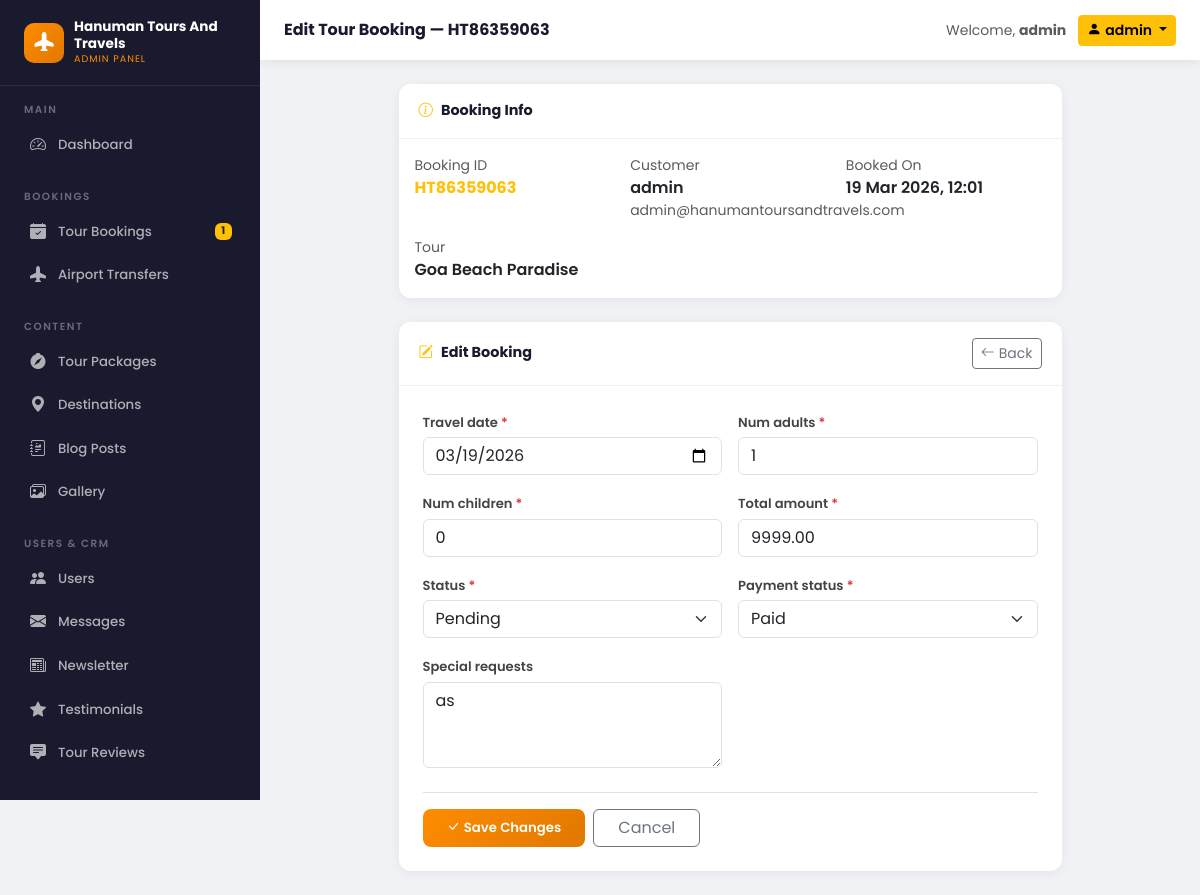
/panel/bookings/tours/1/edit/ (signed in), run on the app's committed database.
### bookings/models.py (models this page shows, shortened)
class Booking(models.Model):
    STATUS_CHOICES = [
        ('pending', 'Pending'),
        ('confirmed', 'Confirmed'),
        ('cancelled', 'Cancelled'),
        ('completed', 'Completed'),
    ]
    PAYMENT_STATUS = [
        ('unpaid', 'Unpaid'),
        ('partial', 'Partial'),
        ('paid', 'Paid'),
        ('refunded', 'Refunded'),
    ]
    booking_id = models.CharField(max_length=20, unique=True, editable=False)
    user = models.ForeignKey(User, on_delete=models.CASCADE, related_name='bookings')
    tour = models.ForeignKey(TourPackage, on_delete=models.CASCADE, related_name='bookings')
    travel_date = models.DateField()
    num_adults = models.PositiveIntegerField(default=1)
    num_children = models.PositiveIntegerField(default=0)
    total_amount = models.DecimalField(max_digits=12, decimal_places=2)
    status = models.CharField(max_length=20, choices=STATUS_CHOICES, default='pending')
    payment_status = models.CharField(max_length=20, choices=PAYMENT_STATUS, default='unpaid')
    payment_id = models.CharField(max_length=200, blank=True)
    special_requests = models.TextField(blank=True)
    created_at = models.DateTimeField(auto_now_add=True)
    updated_at = models.DateTimeField(auto_now=True)
    class Meta:
        ordering = ['-created_at']

### tours/models.py (models this page shows, shortened)
class TourPackage(models.Model):
    DIFFICULTY_CHOICES = [
        ('easy', 'Easy'),
        ('moderate', 'Moderate'),
        ('challenging', 'Challenging'),
    ]
    TYPE_CHOICES = [
        ('adventure', 'Adventure'),
        ('cultural', 'Cultural'),
        ('religious', 'Religious'),
        ('beach', 'Beach'),
        ('hill', 'Hill Station'),
        ('wildlife', 'Wildlife'),
        ('honeymoon', 'Honeymoon'),
        ('family', 'Family'),
    ]
    title = models.CharField(max_length=300)
    slug = models.SlugField(unique=True)
    destination = models.ForeignKey(Destination, on_delete=models.CASCADE, related_name='packages')
    tour_type = models.CharField(max_length=50, choices=TYPE_CHOICES, default='cultural')
    difficulty = models.CharField(max_length=20, choices=DIFFICULTY_CHOICES, default='easy')
    description = models.TextField()
    highlights = models.TextField(help_text='One highlight per line')
    duration_days = models.PositiveIntegerField()
    duration_nights = models.PositiveIntegerField()
    price_per_person = models.DecimalField(max_digits=10, decimal_places=2)
    discounted_price = models.DecimalField(max_digits=10, decimal_places=2, null=True, blank=True)
    max_group_size = models.PositiveIntegerField(default=20)
    min_age = models.PositiveIntegerField(default=5)
    thumbnail = models.ImageField(upload_to='tours/thumbnails/', blank=True)
    thumbnail_url = models.URLField(blank=True, help_text='Auto-filled image URL (used when no file is uploaded)')
    is_featured = models.BooleanField(default=False)
    is_active = models.BooleanField(default=True)
    created_at = models.DateTimeField(auto_now_add=True)
    class Meta:
        ordering = ['-created_at']

### core/custom_admin_views.py (the view)
# urls.py: path('bookings/tours/<int:pk>/edit/', v.tour_booking_edit, name='custom_admin_tour_booking_edit'),
@login_required
@staff_required
def tour_booking_edit(request, pk):
    obj = get_object_or_404(Booking, pk=pk)
    form = TourBookingEditForm(request.POST or None, instance=obj)
    if request.method == 'POST' and form.is_valid():
        form.save()
        messages.success(request, f'Booking {obj.booking_id} updated.')
        return redirect('custom_admin_tour_bookings')
    ctx = _sidebar_context()
    ctx.update({
        'form': form,
        'title': f'Edit Tour Booking — {obj.booking_id}',
        'back_url': '/panel/bookings/tours/',
        'booking': obj,
    })
    return render(request, 'custom_admin/booking_edit.html', ctx)

### core/custom_admin_forms.py
class TourBookingEditForm(forms.ModelForm):
    class Meta:
        model = Booking
        fields = ['travel_date', 'num_adults', 'num_children', 'total_amount',
                  'status', 'payment_status', 'special_requests']
        widgets = {
            'travel_date': forms.DateInput(attrs={'class': 'form-control', 'type': 'date'}),
            'num_adults': forms.NumberInput(attrs={'class': 'form-control'}),
            'num_children': forms.NumberInput(attrs={'class': 'form-control'}),
            'total_amount': forms.NumberInput(attrs={'class': 'form-control'}),
            'status': forms.Select(attrs={'class': 'form-select'}),
            'payment_status': forms.Select(attrs={'class': 'form-select'}),
            'special_requests': forms.Textarea(attrs={'class': 'form-control', 'rows': 3}),
        }

### core/context_processors.py (called while the page is built)
def site_context(request):
    return {
        'SITE_NAME': settings.SITE_NAME,
        'SITE_TAGLINE': settings.SITE_TAGLINE,
        'SITE_PHONE': settings.SITE_PHONE,
        'SITE_EMAIL': settings.SITE_EMAIL,
        'SITE_ADDRESS': settings.SITE_ADDRESS,
        'WHATSAPP_NUMBER': settings.WHATSAPP_NUMBER,
    }

### core/custom_admin_views.py (called while the page is built)
def is_staff(user):
    return user.is_authenticated and (user.is_staff or user.is_superuser)

def _sidebar_context():
    return {
        'pending_tour_bookings': Booking.objects.filter(status='pending').count(),
        'unread_messages': ContactMessage.objects.filter(is_read=False).count(),
        'pending_airport_transfers': AirportTransfer.objects.filter(status='pending').count(),
    }

### templates/custom_admin/booking_edit.html (shortened to what this page needs)
{% extends 'custom_admin/base.html' %}
{% block page_title %}{{ title }}{% endblock %}
{% block content %}
<div class="row justify-content-center">
    <div class="col-lg-9">
        <div class="ca-card mb-4">
            <div class="ca-card-header">
                <span><i class="bi bi-info-circle text-warning me-2"></i>Booking Info</span>
            </div>
            <div class="p-3">
                <div class="row g-3">
                    <div class="col-sm-4">
                        <div class="text-muted small">Booking ID</div>
                        <div class="fw-bold text-warning">{{ booking.booking_id }}</div>
                    </div>
                    <div class="col-sm-4">
                        <div class="text-muted small">Customer</div>
                        <div class="fw-semibold">{{ booking.user.get_full_name|default:booking.user.username }}</div>
                        <div class="text-muted small">{{ booking.user.email }}</div>
                    </div>
                    <div class="col-sm-4">
                        <div class="text-muted small">Booked On</div>
                        <div class="fw-semibold">{{ booking.created_at|date:"d M Y, H:i" }}</div>
                    </div>
                    {% if booking.tour %}
                    <div class="col-sm-4">
                        <div class="text-muted small">Tour</div>
                        <div class="fw-semibold">{{ booking.tour.title }}</div>
                    </div>
                    {% endif %}
                </div>
            </div>
        </div>
        <div class="ca-card">
            <div class="ca-card-header">
                <span><i class="bi bi-pencil-square text-warning me-2"></i>Edit Booking</span>
                <a href="{{ back_url }}" class="btn btn-sm btn-outline-secondary">
                    <i class="bi bi-arrow-left me-1"></i>Back
                </a>
            </div>
            <div class="p-4">
                <form method="post">
                    <div class="row g-3">
                        {% for field in form %}
                        <div class="{% if field.field.widget.input_type == 'checkbox' %}col-12{% elif field.field.widget.input_type == 'textarea' %}col-12{% else %}col-md-6{% endif %}">
                            {% if field.field.widget.input_type == 'checkbox' %}
                            <div class="form-check mt-2">
                                {{ field }}
                                <label class="form-check-label fw-semibold small" for="{{ field.id_for_label }}">
                                    {{ field.label }}
                                </label>
                            </div>
                            {% else %}
                            <label class="ca-form-label" for="{{ field.id_for_label }}">
                                {{ field.label }}
                                {% if field.field.required %}<span class="text-danger">*</span>{% endif %}
                            </label>
                            {{ field }}
                            {% endif %}
                        </div>
                        {% endfor %}
                    </div>
                    <div class="d-flex gap-2 mt-4 pt-3 border-top">
                        <button type="submit" class="btn btn-ca-primary px-4">
                            <i class="bi bi-check-lg me-1"></i>Save Changes
                        </button>
                        <a href="{{ back_url }}" class="btn btn-outline-secondary px-4">Cancel</a>
                    </div>
                </form>
            </div>
        </div>
    </div>
</div>
{% endblock %}

### templates/custom_admin/base.html (shortened to what this page needs)
{% load static %}
<!DOCTYPE html>
<html lang="en">
<head>
    <link href="https://cdn.jsdelivr.net/npm/bootstrap@5.3.2/dist/css/bootstrap.min.css" rel="stylesheet">
    <link href="https://cdn.jsdelivr.net/npm/bootstrap-icons@1.11.3/font/bootstrap-icons.css" rel="stylesheet">
</head>
<body>
<aside class="ca-sidebar" id="caSidebar">
    <div class="ca-sidebar-brand">
        <div class="ca-brand-icon"><i class="bi bi-airplane-fill"></i></div>
        <div>
            <div class="ca-brand-text">Hanuman Tours And Travels</div>
            <div class="ca-brand-sub">Admin Panel</div>
        </div>
    </div>
    <div class="ca-nav-section">
        <div class="ca-nav-label">Main</div>
        <a href="{% url 'custom_admin_dashboard' %}" class="ca-nav-link {% if request.resolver_match.url_name == 'custom_admin_dashboard' %}active{% endif %}">
            <i class="bi bi-speedometer2"></i> Dashboard
        </a>
    </div>
    <div class="ca-nav-section">
        <div class="ca-nav-label">Bookings</div>
        <a href="{% url 'custom_admin_tour_bookings' %}" class="ca-nav-link {% if 'tour_bookings' in request.resolver_match.url_name %}active{% endif %}">
            <i class="bi bi-calendar-check-fill"></i> Tour Bookings
            {% if pending_tour_bookings %}<span class="badge bg-warning text-dark">{{ pending_tour_bookings }}</span>{% endif %}
        </a>
        <a href="{% url 'admin_airport_transfers' %}" class="ca-nav-link {% if request.resolver_match.url_name == 'admin_airport_transfers' %}active{% endif %}">
            <i class="bi bi-airplane-fill"></i> Airport Transfers
        </a>
    </div>
    <div class="ca-nav-section">
        <div class="ca-nav-label">Content</div>
        <a href="{% url 'custom_admin_tours' %}" class="ca-nav-link {% if request.resolver_match.url_name == 'custom_admin_tours' %}active{% endif %}">
            <i class="bi bi-compass-fill"></i> Tour Packages
        </a>
        <a href="{% url 'custom_admin_destinations' %}" class="ca-nav-link {% if 'destinations' in request.resolver_match.url_name %}active{% endif %}">
            <i class="bi bi-geo-alt-fill"></i> Destinations
        </a>
        <a href="{% url 'custom_admin_blog' %}" class="ca-nav-link {% if 'blog' in request.resolver_match.url_name %}active{% endif %}">
            <i class="bi bi-journal-richtext"></i> Blog Posts
        </a>
        <a href="{% url 'custom_admin_gallery' %}" class="ca-nav-link {% if 'gallery' in request.resolver_match.url_name %}active{% endif %}">
            <i class="bi bi-images"></i> Gallery
        </a>
    </div>
    <div class="ca-nav-section">
        <div class="ca-nav-label">Users & CRM</div>
        <a href="{% url 'custom_admin_users' %}" class="ca-nav-link {% if request.resolver_match.url_name == 'custom_admin_users' %}active{% endif %}">
            <i class="bi bi-people-fill"></i> Users
        </a>
        <a href="{% url 'custom_admin_messages' %}" class="ca-nav-link {% if 'messages' in request.resolver_match.url_name %}active{% endif %}">
            <i class="bi bi-envelope-fill"></i> Messages
        </a>
        <a href="{% url 'custom_admin_newsletter' %}" class="ca-nav-link {% if 'newsletter' in request.resolver_match.url_name %}active{% endif %}">
            <i class="bi bi-newspaper"></i> Newsletter
        </a>
        <a href="{% url 'custom_admin_testimonials' %}" class="ca-nav-link {% if 'testimonials' in request.resolver_match.url_name %}active{% endif %}">
            <i class="bi bi-star-fill"></i> Testimonials
        </a>
        <a href="{% url 'custom_admin_reviews' %}" class="ca-nav-link {% if 'reviews' in request.resolver_match.url_name %}active{% endif %}">
            <i class="bi bi-chat-square-text-fill"></i> Tour Reviews
        </a>
    </div>
    <div class="ca-nav-section" style="padding-bottom:1.5rem;">
        <div class="ca-nav-label">System</div>
    </div>
</aside>
<header class="ca-topbar">
    <div class="ca-topbar-left">
        <h1 class="ca-page-title">{% block page_title %}Dashboard{% endblock %}</h1>
    </div>
    <div class="ca-topbar-right">
        <span class="text-muted small d-none d-md-block">Welcome, <strong>{{ request.user.get_full_name|default:request.user.username }}</strong></span>
        <div class="dropdown">
            <button class="btn btn-sm btn-warning dropdown-toggle fw-semibold" data-bs-toggle="dropdown">
                <i class="bi bi-person-fill me-1"></i>{{ request.user.username }}
            </button>
        </div>
    </div>
</header>
<main class="ca-main">
    {% block content %}{% endblock %}
</main>
</body>
</html>

### templates/custom_admin/base.html (style rules this page uses)
:root { --primary: #ff8c00; --primary-dark: #e07800; --dark: #1a1a2e; --dark2: #16213e; --sidebar-w: 260px; }
* { box-sizing: border-box; }
body { font-family: 'Poppins', sans-serif; background: #f0f2f5; margin: 0; }
.ca-sidebar { position: fixed; top: 0; left: 0; width: var(--sidebar-w); height: 100vh; background: var(--dark); overflow-y: auto; z-index: 1000; transition: transform 0.3s; }
.ca-sidebar-brand { padding: 1.2rem 1.5rem; border-bottom: 1px solid rgba(255,255,255,0.08); display: flex; align-items: center; gap: 10px; }
.ca-brand-icon { width: 40px; height: 40px; background: linear-gradient(135deg, var(--primary), var(--primary-dark)); border-radius: 10px; display: flex; align-items: center; justify-content: center; color: #fff; font-size: 1.2rem; flex-shrink: 0; }
.ca-brand-text { color: #fff; font-size: 0.85rem; font-weight: 700; line-height: 1.2; }
.ca-brand-sub { color: var(--primary); font-size: 0.6rem; text-transform: uppercase; letter-spacing: 1px; }
.ca-nav-section { padding: 1rem 1rem 0.3rem; }
.ca-nav-label { color: rgba(255,255,255,0.35); font-size: 0.65rem; text-transform: uppercase; letter-spacing: 1.5px; font-weight: 600; padding: 0 0.5rem; margin-bottom: 0.4rem; }
.ca-nav-link { display: flex; align-items: center; gap: 10px; padding: 0.55rem 0.75rem; border-radius: 8px; color: rgba(255,255,255,0.65); text-decoration: none; font-size: 0.83rem; font-weight: 500; transition: all 0.2s; margin-bottom: 2px; }
.ca-nav-link i { font-size: 1rem; width: 20px; text-align: center; }
.ca-nav-link .badge { margin-left: auto; font-size: 0.65rem; }
.ca-topbar { position: fixed; top: 0; left: var(--sidebar-w); right: 0; height: 60px; background: #fff; box-shadow: 0 2px 10px rgba(0,0,0,0.07); display: flex; align-items: center; justify-content: space-between; padding: 0 1.5rem; z-index: 999; }
.ca-topbar-left { display: flex; align-items: center; gap: 12px; }
.ca-topbar-right { display: flex; align-items: center; gap: 12px; }
.ca-page-title { font-size: 1rem; font-weight: 700; color: var(--dark); margin: 0; }
.ca-main { margin-left: var(--sidebar-w); margin-top: 60px; padding: 1.5rem; min-height: calc(100vh - 60px); }
.ca-card { background: #fff; border-radius: 12px; box-shadow: 0 2px 12px rgba(0,0,0,0.06); border: none; }
.ca-card-header { padding: 1rem 1.25rem; border-bottom: 1px solid #f0f0f0; font-weight: 700; font-size: 0.9rem; color: var(--dark); display: flex; align-items: center; justify-content: space-between; background: #fff; border-radius: 12px 12px 0 0; }
.ca-form-label { font-size: 0.82rem; font-weight: 600; color: #444; margin-bottom: 0.3rem; }
.btn-ca-primary { background: linear-gradient(135deg, var(--primary), var(--primary-dark)); color: #fff; border: none; border-radius: 8px; font-size: 0.83rem; font-weight: 600; padding: 0.5rem 1.2rem; }

### data on the page
Booking: booking_id "HT86359063", user.get_full_name "admin", user.email "admin@hanumantoursandtravels.com", created_at "19 Mar 2026, 12:01", tour "Goa Beach Paradise", form "03/19/2026" "1" "0" "9999.00" "Pending" "Paid" "as"

### other printed values
{{ pending_tour_bookings }} "1"
{{ title }} "Edit Tour Booking — HT86359063"
{{ request.user.get_full_name|default:request.user.username }} "admin"
{{ request.user.username }} "admin"
{{ field.label }} "Travel date" "Num adults" "Num children" "Total amount" "Status" "Payment status" "Special requests"
